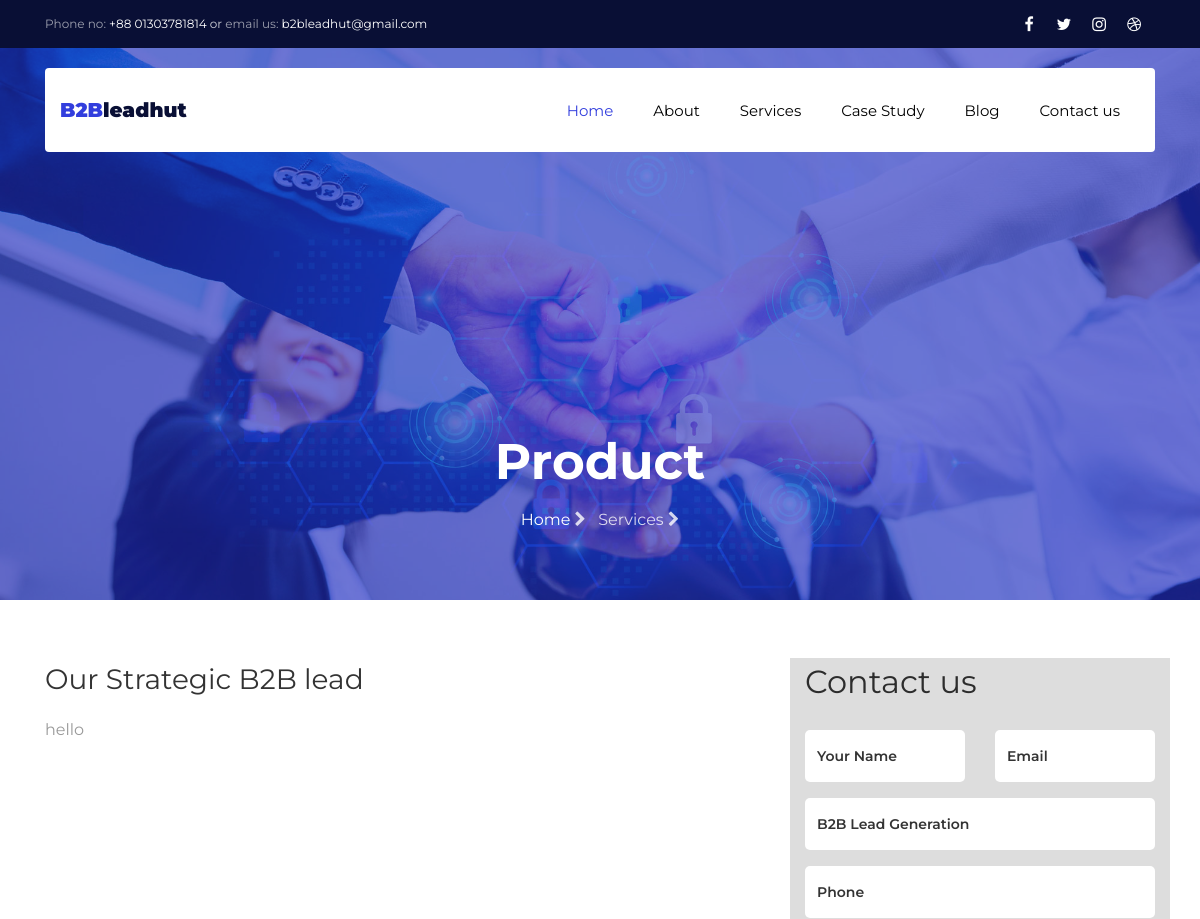
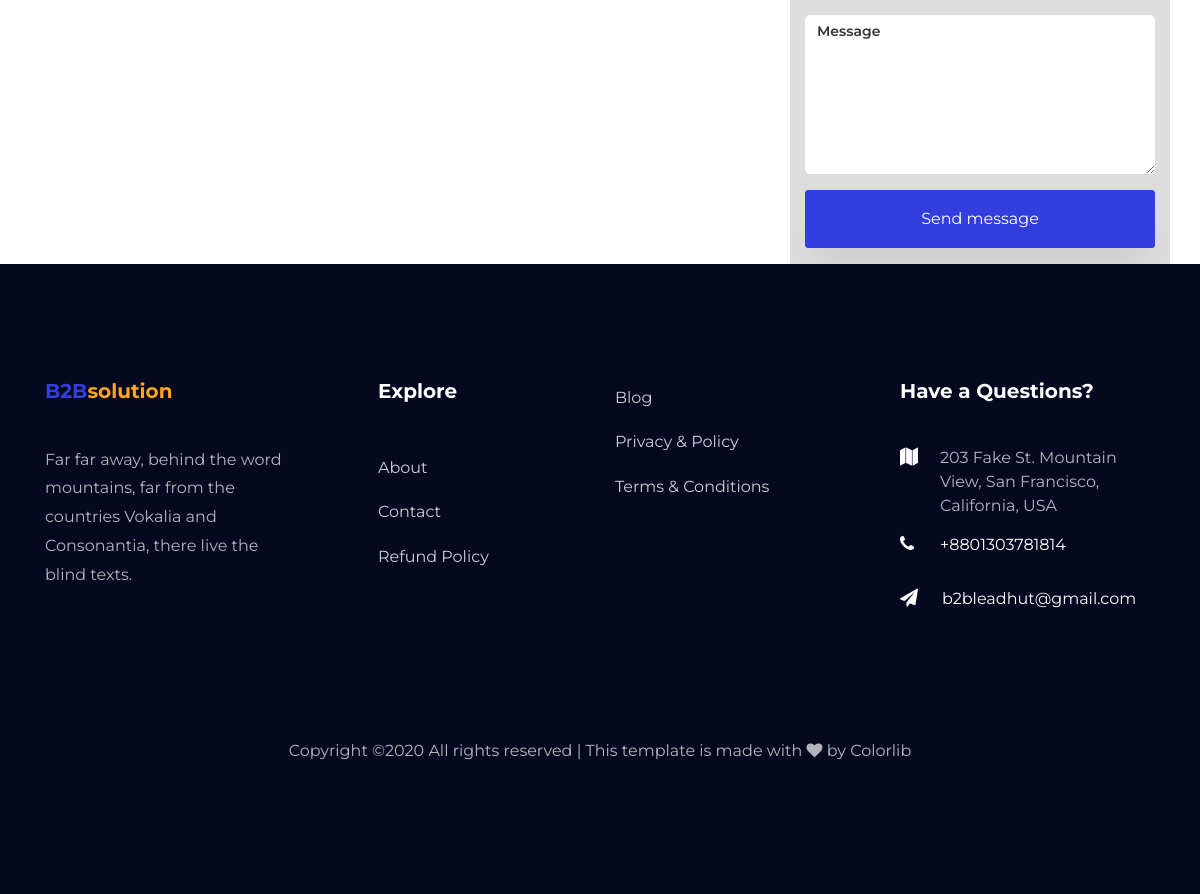
Screenshot of /service-page/1 with the database file from the repository (2 pictures, top to bottom).
### service/models.py (models this page shows, shortened)
class StrategicWork(models.Model):
    category = models.ForeignKey(Category, on_delete=models.CASCADE)
    title = models.CharField(max_length=250, blank=True, null=True)
    content = RichTextField(blank=True, null=True)
    image = models.ImageField(upload_to="work/image", blank=True, null=True)
    draft = models.BooleanField(default=True)

class Category(models.Model):
    name = models.CharField(blank=True, null=True , max_length=50)

### base_app/views.py (the view, shortened to what this page needs)
# urls.py: path('service-page/<id>', CategoryBaseWork, name="service_item"),
def CategoryBaseWork(request, id):
    strategic_Work = get_object_or_404(StrategicWork, pk=id)
    return render(request, 'work_details.html', context={
        'strategic_Work': strategic_Work
    })

### template/work_details.html (shortened to what this page needs)
{% extends 'base.html' %}
{% load static %}
{% block content %}
<section class="hero-wrap hero-wrap-2" style="background-image: url('{% static 'images/bg_3.jpg' %}');" data-stellar-background-ratio="0.5">
  <div class="overlay"></div>
  <div class="container">
    <div class="row no-gutters slider-text align-items-end justify-content-center">
      <div class="col-md-9 ftco-animate pb-5 text-center">
        <h1 class="mb-3 bread">Product</h1>
        <p class="breadcrumbs"><span class="mr-2"><a href="index.html">Home <i class="fa fa-chevron-right"></i></a></span> <span>Services <i class="fa fa-chevron-right"></i></span></p>
      </div>
    </div>
  </div>
</section>
<br>
<br>
<section class="content">
    <div class="container">
        <div class="row">
            <div class="col-md-8">
                <div class="content">
                    <h3>{{ strategic_Work.title }}</h3>
                    <p>{{ strategic_Work.content|safe }}</p>
                </div>
            </div>
            <div class="col-md-4 half ftco-animate">
                <h2 class="mb-4">Contact us</h2>
                <form action="#" method="POST" class="appointment">
                    <div class="row">
                        <div class="col-md-6">
                            <div class="form-group">
                                <input type="text" name="name" required class="form-control" placeholder="Your Name">
                            </div>
                        </div>
                        <div class="col-md-6">
                            <div class="form-group">
                                <input type="email" name="email" required class="form-control" placeholder="Email">
                            </div>
                        </div>
                        <div class="col-md-12">
                            <div class="form-group">
                                <input type="text" name="subject" required value="{{ strategic_Work.category.name }}" class="form-control" placeholder="">
                            </div>
                        </div>
                        <div class="col-md-12">
                            <div class="form-group">
                                <input type="text" name="phone" class="form-control" placeholder="Phone">
                            </div>
                        </div>
                        <div class="col-md-12">
                            <div class="form-group">
                                <textarea name="message" required id="" cols="30" rows="7" class="form-control" placeholder="Message"></textarea>
                            </div>
                        </div>
                        <div class="col-md-12">
                            <div class="form-group">
                                <input type="submit" value="Send message" class="btn btn-primary py-3 px-4">
                            </div>
                        </div>
                    </div>
                </form>
            </div>
        </div>
    </div>
</section>
{% endblock %}

### template/work_details.html (style rules this page uses)
.col-md-4.half.ftco-animate.fadeInUp.ftco-animated { background: #ddd; }

### rows the page displays
StrategicWork: title "Our Strategic B2B lead", content "hello", subject "B2B Lead Generation"
